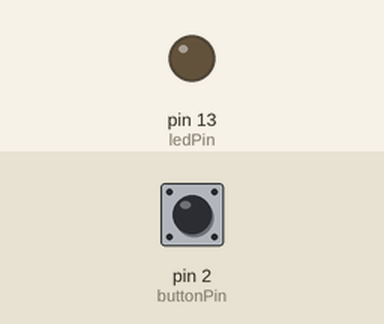
A sketch run on a simulated Arduino Uno, built with avr-gcc and run on an emulated ATmega328P. Parts: output pins drawn as LEDs (lit = HIGH). Inputs (shaded band) come from the test bench; at power-on: pin 2 (buttonPin) HIGH.

Above: at 1.2 s.
1.3 s: pin 2 (buttonPin) pulled LOW for 0.15 s
At 1.6 s:
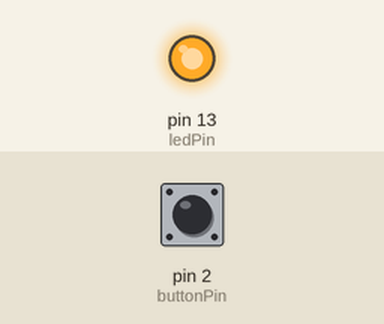
Timing chart, 0 to 10.4 s (numbered marks = the images above; inputs shaded):
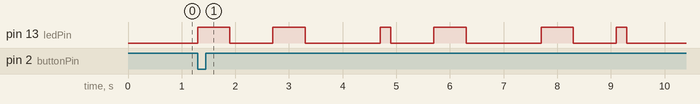

The sketch:

Task1_1P.ino
```cpp
// Pin Definitions
const int ledPin = 13; // LED pin
const int buttonPin = 2; // Push button pin

// Morse Code Timing Definitions
const int dotTime = 200; // Duration of a dot
const int dashTime = dotTime * 3; // Duration of a dash
const int letterSpace = dotTime * 3; // Space between letters
const int wordSpace = dotTime * 7; // Space between words

// State Variables
bool buttonPressed = false;
bool reset = false;

// Morse Code Definitions
String morseCode = "-- .- -. -- . . -"; // Morse code for "Manmeet"

// Setup function
void setup() {
  pinMode(ledPin, OUTPUT);
  pinMode(buttonPin, INPUT_PULLUP);
  attachInterrupt(digitalPinToInterrupt(buttonPin), handleButtonPress, FALLING);
}

// Main loop function
void loop() {
  if (reset) {
    blinkName();
    reset = false;
  }
}

// Function to handle button press interrupt
void handleButtonPress() {
  reset = true;
}

// Function to blink the Morse code
void blinkName() {
  for (int i = 0; i < morseCode.length(); i++) {
    char symbol = morseCode.charAt(i);
    if (symbol == '.') {
      blinkDot();
    } else if (symbol == '-') {
      blinkDash();
    }
    delay(letterSpace); // Space between letters
  }
  delay(wordSpace); // Space between words
}

// Function to blink a dot
void blinkDot() {
  digitalWrite(ledPin, HIGH);
  delay(dotTime);
  digitalWrite(ledPin, LOW);
  delay(dotTime); // Space between symbols
}

// Function to blink a dash
void blinkDash() {
  digitalWrite(ledPin, HIGH);
  delay(dashTime);
  digitalWrite(ledPin, LOW);
  delay(dotTime); // Space between symbols
}
```

Measured:
- after the input at 1.3 s, pin 13 (ledPin): LOW → HIGH at once, → LOW 0.60 s later, → HIGH 0.80 s later, → LOW 0.60 s later, … (12 changes in this stretch)
